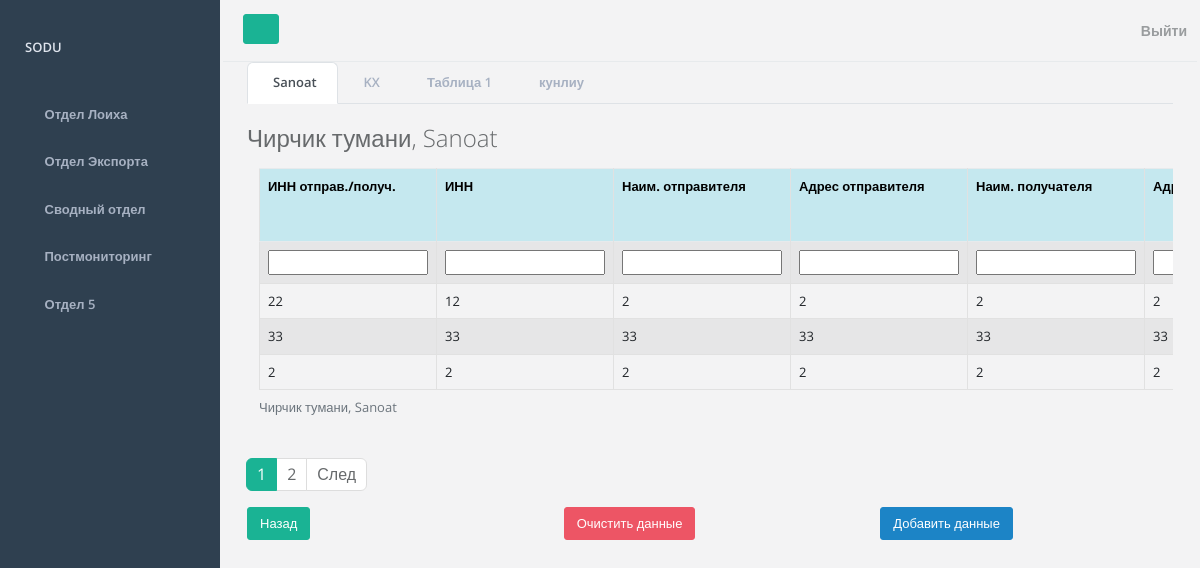
/form/sanoat (signed in), run on an earlier commit of the app's database.
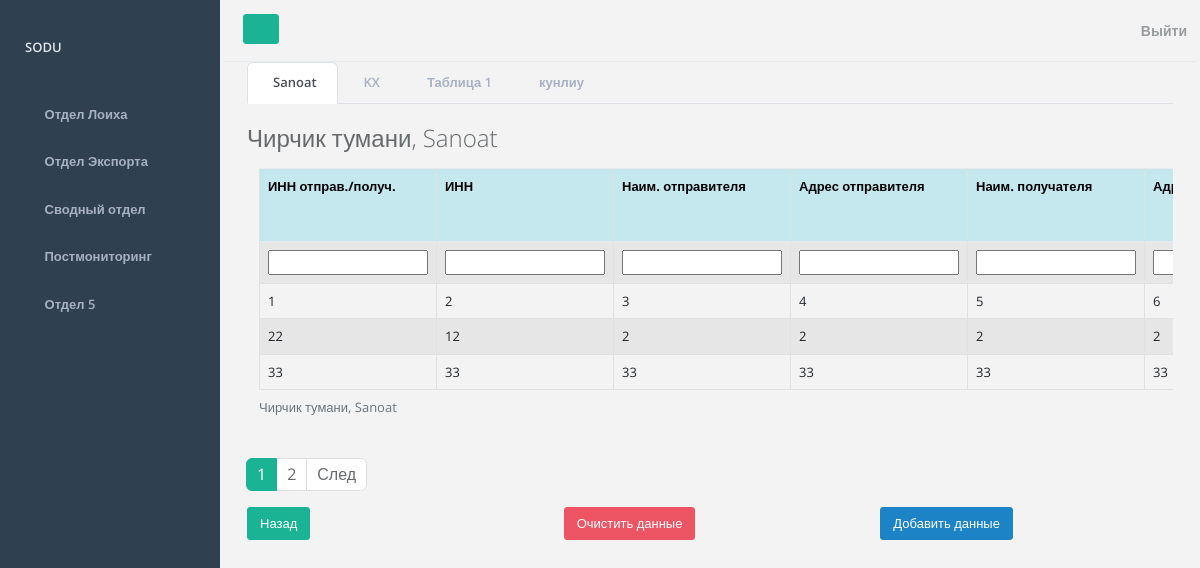
And on a later commit of the database.
### mainapp/models.py (models this page shows, shortened)
class Sanoat(models.Model):
    district = models.ForeignKey(District, on_delete=models.PROTECT, verbose_name="Район")
    inn_of_sender_or_recipient = models.IntegerField(verbose_name="ИНН отправ./получ.")
    inn = models.IntegerField(verbose_name="ИНН")
    name_of_sender = models.CharField(max_length=255, verbose_name="Наим. отправителя")
    address_of_sender = models.CharField(max_length=255, verbose_name="Адрес отправителя")
    name_of_recipient = models.CharField(max_length=255, verbose_name="Наим. получателя")
    address_of_recipient = models.CharField(max_length=255, verbose_name="Адрес получателя")
    financial_responsible_inn = models.IntegerField(verbose_name="Инн лица отв. за финансовое урегулирование")
    face_responsible_for_finance = models.CharField(max_length=255, verbose_name="лица отв. за финансовое урегулирование")
    address_of_face_responsible_for_finance = models.CharField(max_length=255, verbose_name="Адрес лица отв. за финансовое урегулирование")
    currency_of_contract = models.CharField(max_length=255, verbose_name="Валюта контракта")
    invoice_value = models.FloatField(max_length=255, verbose_name="Фактурная стоимость")
    code_of_goods = models.IntegerField(verbose_name="Код товара")
    name_of_goods = models.CharField(max_length=255, verbose_name="Наим. товара")
    weight_netto = models.FloatField(max_length=255, verbose_name="Вес. нетто")
    stat_price = models.FloatField(max_length=255, verbose_name="Стат. стоимость")
    number_and_date_of_contract = models.CharField(max_length=255, verbose_name="Номер и дата контракта")
    idn = models.IntegerField(verbose_name="ИДН")
    destination_country = models.CharField(max_length=255, verbose_name="Страна отправления/назначения")
    date_of_issue = models.CharField(max_length=255, verbose_name="Дата выпуска")
    time_create = models.DateTimeField(auto_now_add=True, verbose_name="Дата создания записи")
    time_update = models.DateTimeField(auto_now=True, verbose_name="Дата обновления записи")
    is_published = models.BooleanField(default=True, verbose_name="Опубликовано")
    class Meta:
        verbose_name = 'Таблица Саноат'
        verbose_name_plural = 'Таблицы Саноат'
        ordering = ['-time_create']

### mainapp/views.py (the view)
# urls.py: path('form/sanoat', add_data_table_sanoat, name='form_sanoat'),
def add_data_table_sanoat(request):
    return add_data_table_second_department(request, 'sanoat', TableFormSanoat, 'table_sanoat', 'Sanoat')

### mainapp/forms.py
class TableFormSanoat(ModelForm):
    class Meta:
        model = Sanoat
        fields = '__all__'
        exclude = ['district', 'is_published']

### mainapp/models.py (called while the page is built)
    def __str__(self):
        return self.district

### mainapp/utils.py (called while the page is built)
def show_data_table(request, model):
    if request.user.is_authenticated:
        queryset = model.objects.filter(district=request.user.district)
    else:
        return None
    return queryset

def make_context_by_form(data, form, menu, page_obj):
    context = {
        'title': data,
        'form': form,
        'projects_department': menu,
        'page_obj': page_obj
    }
    return context

def paginate_page(request, table_data):
    if not table_data:
        return None                   # можно убрать потом
    paginator = Paginator(table_data, 3)
    page_number = request.GET.get('page')
    page_obj = paginator.get_page(page_number)
    return page_obj

### mainapp/templates/mainapp/forms/second_departament/form_sanoat.html (shortened to what this page needs)
{% extends 'mainapp/data_table/second_departament/sanoat.html' %}
{% block form %}
<div class="container">
    <form action="{% url 'form_sanoat'%}" method="post">
        <tr>
            {% include 'mainapp/forms/components/_form-fields.html' %}
        </tr>
        {% endblock %}
        {% block add_data %}
        {% include 'mainapp/forms/components/_add-info-button.html' %}
        {%endblock%}
{% block export_table %}
{% include 'mainapp/forms/components/_back-button.html' %}
{% endblock %}
{% block view_data%}
{% include 'mainapp/forms/components/_reset-button.html' %}
{% endblock %}

### mainapp/templates/mainapp/data_table/second_departament/sanoat.html (shortened to what this page needs)
{% extends 'mainapp/departments/projects_department.html' %}
{% block table %}
<h2 class="mb-3">
    {% include 'mainapp/data_table/components/table_title.html' %}
</h2>
<div class="container overflow-auto">
        <table class="table table-bordered table-striped">
        <caption>
            {% include 'mainapp/data_table/components/table_title.html' %}
        </caption>
        <tr>
            <th class="table-info">ИНН отправ./получ.</th>
            <th class="table-info">ИНН</th>
            <th class="table-info">Наим. отправителя</th>
            <th class="table-info">Адрес отправителя</th>
            <th class="table-info">Наим. получателя</th>
            <th class="table-info">Адрес получателя</th>
        </tr>
        <tr>
            {% block form %}
            {% endblock %}
        </tr>
            {% for data in page_obj %}
        <tr>
            <td>{{ data.inn_of_sender_or_recipient }}</td>
            <td>{{ data.inn }}</td>
            <td>{{ data.name_of_sender }}</td>
            <td>{{ data.address_of_sender }}</td>
            <td>{{ data.name_of_recipient }}</td>
            <td>{{ data.address_of_recipient }}</td>
          </tr>
            {%endfor%}
    </table>
</div>
{% include 'mainapp/pagination.html' %}
{% endblock %}

What changed in the data, as far as the page shows it:
no longer on this page (row unchanged): Sanoat: inn_of_sender_or_recipient "2", inn "2", name_of_sender "2", address_of_sender "2", name_of_recipient "2", address_of_recipient "2"
added Sanoat: inn_of_sender_or_recipient "1", inn "2", name_of_sender "3", address_of_sender "4", name_of_recipient "5", address_of_recipient "6"
